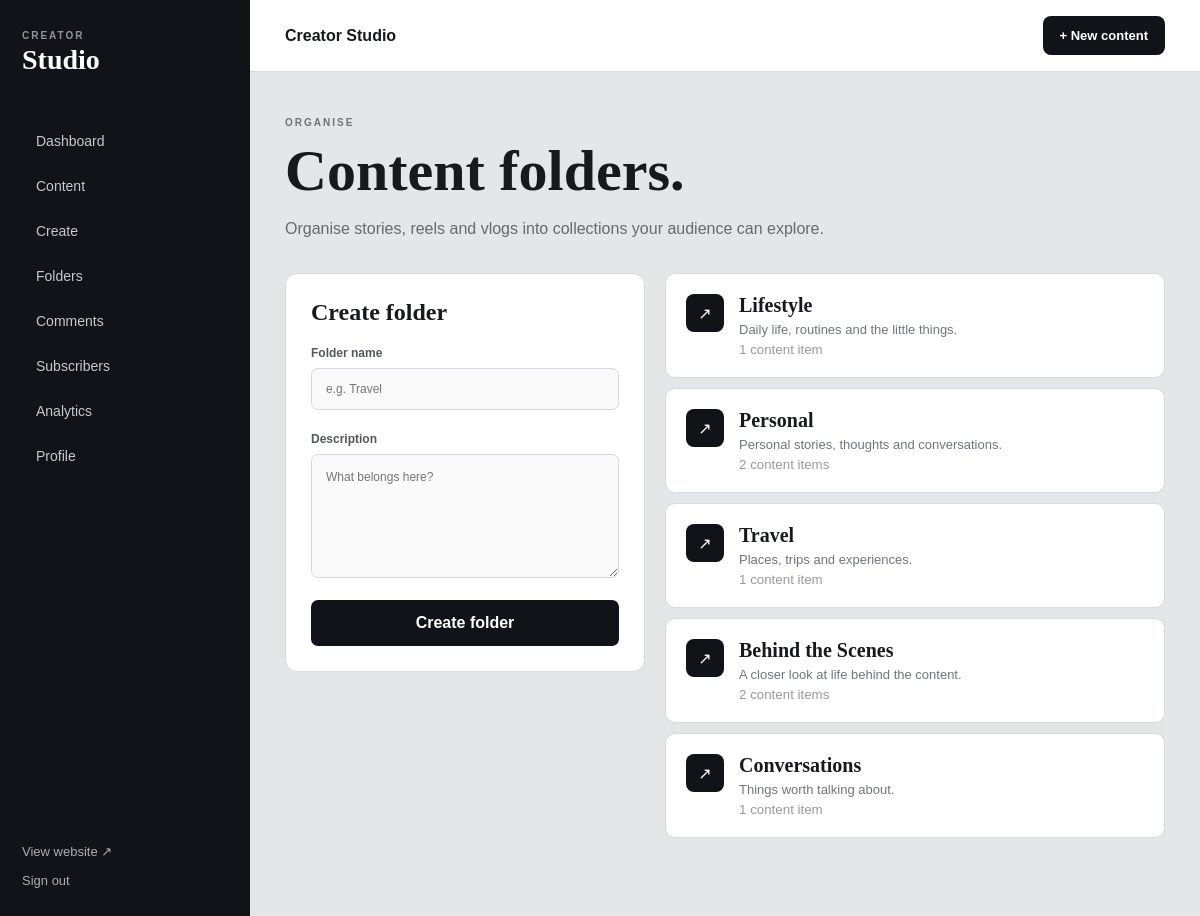
Screenshot of /admin/categories (signed in) with the database file from the repository.
### models.py (models this page shows)
class ContentCategory(db.Model):
    __tablename__ = "content_categories"
    id = db.Column(
        db.Integer,
        primary_key=True,
    )
    name = db.Column(
        db.String(100),
        nullable=False,
    )
    slug = db.Column(
        db.String(120),
        unique=True,
        nullable=False,
        index=True,
    )
    description = db.Column(
        db.Text,
        nullable=True,
    )
    is_active = db.Column(
        db.Boolean,
        default=True,
        nullable=False,
    )
    display_order = db.Column(
        db.Integer,
        default=0,
        nullable=False,
    )
    created_at = db.Column(
        db.DateTime(timezone=True),
        default=utc_now,
        nullable=False,
    )

### routes/admin.py (the view, shortened to what this page needs)
@admin_bp.route(
    "/categories",
    methods=[
        "GET",
        "POST",
    ],
)
@admin_required
def categories():
    category_items = (
        ContentCategory.query
        .order_by(
            ContentCategory
            .display_order
            .asc(),
            ContentCategory
            .name
            .asc(),
        )
        .all()
    )
    return render_template(
        "admin/categories.html",
        categories=category_items,
    )

### routes/admin.py (called while the page is built, shortened)
def admin_required(view):
    @wraps(view)
    def wrapped_view(
        *args,
        **kwargs,
    ):
        admin_id = session.get(
            "admin_user_id"
        )
        admin = db.session.get(
            AdminUser,
            admin_id,
        )
        return view(
            *args,
            **kwargs,
        )
    return wrapped_view

### templates/admin/categories.html (shortened to what this page needs)
{% extends "admin/base.html" %}
{% block content %}
<div class="page-heading">
    <span class="eyebrow">
        ORGANISE
    </span>
    <h1>
        Content folders.
    </h1>
    <p>
        Organise stories, reels and vlogs
        into collections your audience can explore.
    </p>
</div>
<div class="two-column-admin">
    <div class="form-card">
        <h2>
            Create folder
        </h2>
        <form method="POST">
            <label class="field-label">
                Folder name
                <input
                    type="text"
                    name="name"
                    maxlength="100"
                    required
                    placeholder="e.g. Travel"
                >
            </label>
            <label class="field-label">
                Description
                <textarea
                    name="description"
                    rows="5"
                    placeholder="What belongs here?"
                ></textarea>
            </label>
            <button
                type="submit"
                class="save-button"
            >
                Create folder
            </button>
        </form>
    </div>
    <div>
        <div class="folder-list">
            {% for category in categories %}
                <div class="folder-card">
                    <div>
                        <span class="folder-icon">
                            ↗
                        </span>
                    </div>
                    <div class="folder-info">
                        <strong>
                            {{ category.name }}
                        </strong>
                        {% if category.description %}
                            <p>
                                {{ category.description }}
                            </p>
                        {% endif %}
                        <small>
                            {{ category.posts|length }}
                            content item{% if category.posts|length != 1 %}s{% endif %}
                        </small>
                    </div>
                </div>
            {% else %}
                <div class="empty-state">
                    <p>
                        No folders yet.
                    </p>
                </div>
            {% endfor %}
        </div>
    </div>
</div>
{% endblock %}

### static/css/admin.css (style rules this page uses)
* { box-sizing: border-box; }
body { margin: 0; background: #e4e6e8; color: #17191d; font-family: Arial, Helvetica, sans-serif; }
button, input, textarea, select { font: inherit; }
.page-heading { margin-bottom: 35px; }
.eyebrow { display: block; margin-bottom: 9px; color: #6e737a; font-size: 10px; font-weight: bold; letter-spacing: 2px; }
.page-heading h1 { margin: 0; font-family: Georgia, serif; font-size: clamp(38px, 5vw, 58px); }
.page-heading p { margin-bottom: 0; color: #656a71; }
.form-card { padding: 25px; background: white; border: 1px solid #d7dade; border-radius: 12px; }
.form-card h2, .form-card h3 { margin-top: 0; font-family: Georgia, serif; }
.field-label { display: grid; gap: 8px; margin-bottom: 22px; color: #52575e; font-size: 12px; font-weight: bold; }
.field-label input, .field-label textarea, .field-label select { width: 100%; padding: 13px 14px; background: #fafafa; color: #17191d; border: 1px solid #d5d8dc; border-radius: 7px; outline: 0; font-weight: normal; }
.field-label textarea { resize: vertical; line-height: 1.6; }
.save-button { width: 100%; padding: 14px; background: #111318; color: white; border: 0; border-radius: 7px; font-weight: bold; cursor: pointer; }
.two-column-admin { display: grid; grid-template-columns: 360px 1fr; gap: 20px; align-items: start; }
.folder-list { display: grid; gap: 10px; }
.folder-card { padding: 20px; background: white; border: 1px solid #d7dade; border-radius: 10px; display: flex; gap: 15px; }
.folder-icon { width: 38px; height: 38px; background: #111318; color: white; border-radius: 8px; display: flex; align-items: center; justify-content: center; }
.folder-info { display: grid; gap: 5px; }
.folder-info strong { font-family: Georgia, serif; font-size: 20px; }
.folder-info p { margin: 0; color: #70757c; font-size: 13px; }
.folder-info small { color: #999; }

### rows the page displays
ContentCategory: name "Lifestyle", description "Daily life, routines and the little things.", posts|length "1"
ContentCategory: name "Personal", description "Personal stories, thoughts and conversations.", posts|length "2"
ContentCategory: name "Travel", description "Places, trips and experiences.", posts|length "1"
ContentCategory: name "Behind the Scenes", description "A closer look at life behind the content.", posts|length "2"
ContentCategory: name "Conversations", description "Things worth talking about.", posts|length "1"
